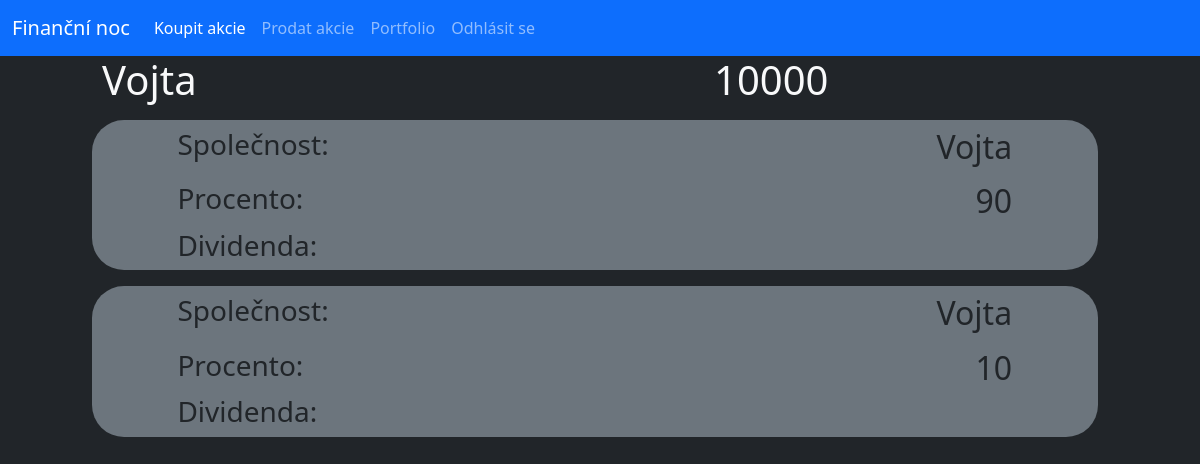
Page /user (signed in) on the earlier database version.
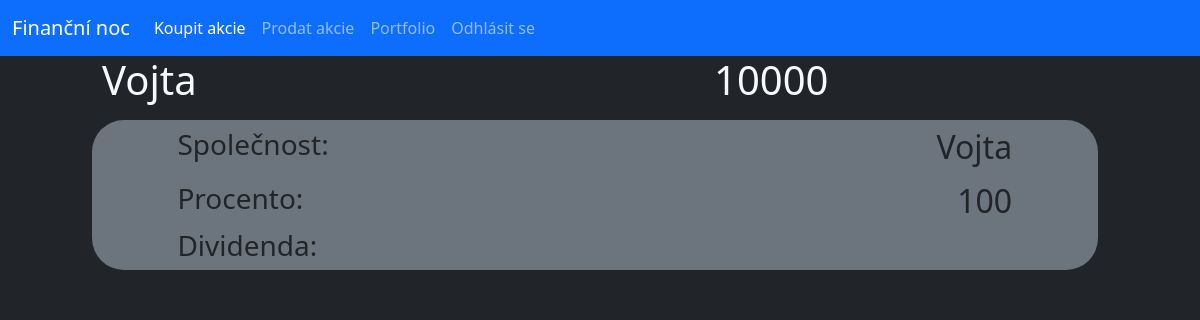
Same page on the later database version.
### database.py (models this page shows, shortened)
class Stock(db.Model):
    _id = db.Column("id", db.Integer, primary_key=True)
    owner = db.Column(db.String(40))
    name = db.Column(db.String(40))
    percentage = db.Column(db.Integer)
    isSelling = db.Column(db.Boolean)

### router.py (the view)
@app.route("/user")
def user():
    if "user" in session:
        usr = session["user"]
        user = User.query.filter_by(name=usr).first()
        stocks = Stock.query.filter_by(owner=usr).all()
        return render_template("user.html", usr=user, logged=True, stocks=stocks)
    else:
        return redirect(url_for("home"))

### templates/user.html
{% extends "main.html" %}
{% block content %}
    <div class="row">
        <div class="col offset-1"><h1 class="text-light">{{usr.name}}</h1></div>
        <div class="col offset-1"><h1 class="text-light">{{usr.money}}</h1></div>
    </div>
    {% for stock in stocks%}
    <div class="row py-2">
        <div class="col-offset-1 col-11">
            <div class="conteiner offset-1 bg-secondary rounded-5">
                <div class="row py-2">
                    <div class="col-4 offset-1"><h3>Společnost:</h3></div>
                    <div class="col-6"><h2 class="text-end">{{stock.name}}</h2></div>
                </div>
                <div class="row">
                    <div class="col-4 offset-1"><h3>Procento:</h3></div>
                    <div class="col-6"><h2 class="text-end">{{stock.percentage}}</h2></div>
                </div>
                <div class="row">
                    <div class="col-4 offset-1"><h3>Dividenda:</h3></div>
                    <div class="col-6"><h2 class="text-end">{{stock.dividend}}</h2></div>
                </div>
            </div>
        </div>
    </div>
    {% endfor %}
{% endblock%}

Differences in the rows shown:
removed Stock: name "Vojta", percentage "10"
changed Stock "Vojta": percentage "90" → "100"
